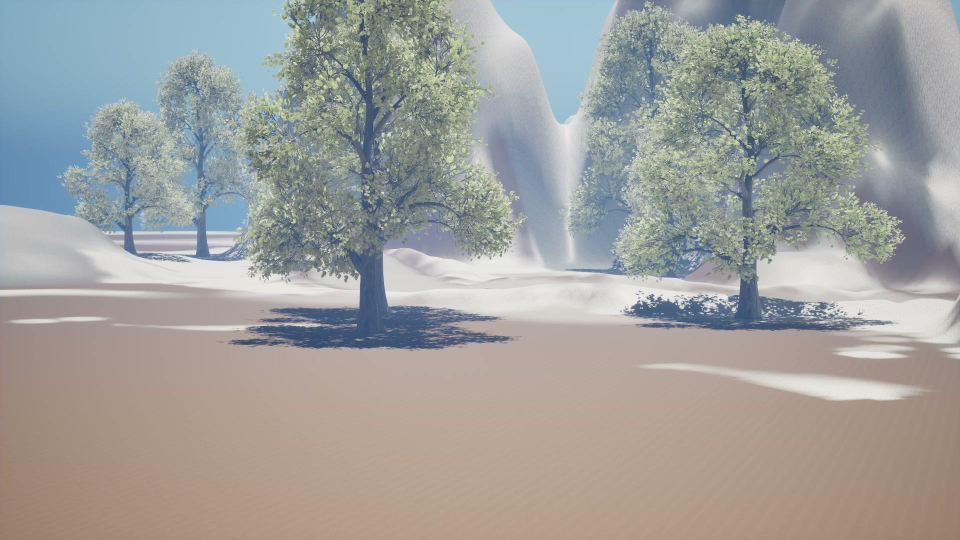
#> input picture dataset/peleng.v3i.yolov8/valid/images/cam0_bg_00003_jpg.rf.0844f9617f2d778ff42ecb33260c7aab.jpg, 1920 x 1080 px (shown at 1/2 size)
$ python -i silhouette.py   (imports and definitions only)   (older library calls are emulated)
#> lines starting #> are read from the running program, lines starting #| are printed output that depends on the picture; after the words box and inside, x2 and y2 are one past the last pixel; in counts of white or black regions, pixels touching at a corner belong together
"""
Multi-View Silhouette & Skyline/Horizon Crest Detection.

Extracts the skyline crest curve v_crest(u) and binary sky/terrain mask
from static camera frames using vertical luminance gradients and Canny edge filtering
(zero color rules, strictly invariant to atmospheric lighting/coloring).
"""

from typing import Dict, List, Optional, Tuple
import os
import shutil
import subprocess
import numpy as np
import cv2
from scipy.ndimage import median_filter, gaussian_filter1d


# [73 lines left out: functions generate_procedural_frame, extract_video_frame, not called in this run]


def detect_skyline_crest(
    image: np.ndarray,
    canny_thresh_low: float = 30.0,
    canny_thresh_high: float = 90.0,
    min_grad_y: float = 8.0,
    smooth_sigma: float = 15.0,
) -> np.ndarray:
    """
    Detects the horizon / mountain skyline crest v_crest(u) for each column u in [0, W-1].

    Strictly follows zero color rules:
    - Operates purely on luminance, vertical gradients (Sobel dI/dy), and Canny edge filtering.
    - Robust against clouds, lighting shifts, and high-frequency terrain noise.

    Returns:
        v_crest: np.ndarray of shape (W,), dtype np.float32, where for each column u,
                 pixels with row v < v_crest[u] are sky, and v >= v_crest[u] are terrain.
    """
#> called with canny_thresh_low = 30, canny_thresh_high = 90, min_grad_y = 8, smooth_sigma = 15
    if image is None or image.size == 0:
        return np.full(1920, 360.0, dtype=np.float32)

    # Convert to grayscale luminance
    if image.ndim == 3:
        if image.shape[2] == 3:
            gray = cv2.cvtColor(image, cv2.COLOR_RGB2GRAY)
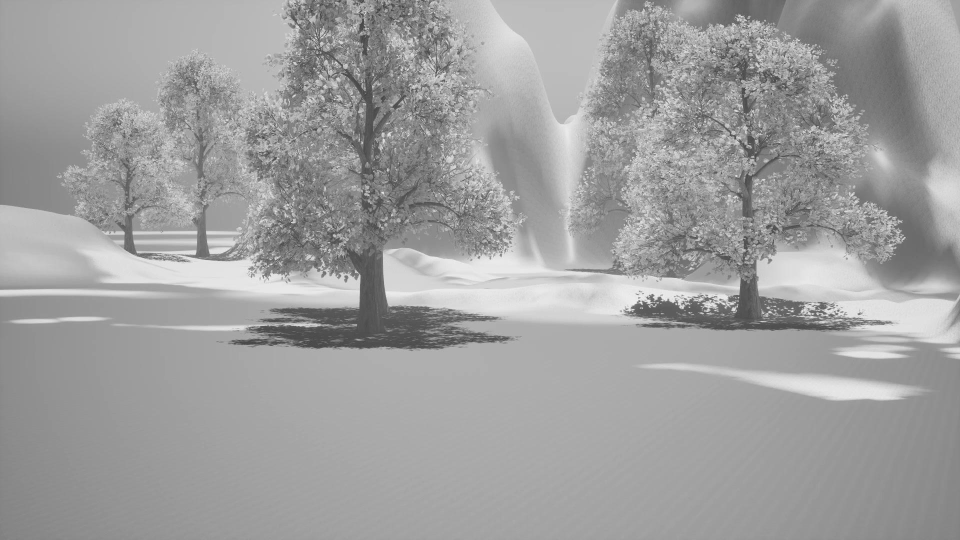
#> gray: shape (1080, 1920) (shown at 1/2 size); min 49, max 253, mean 158.7
        elif image.shape[2] == 4:
            gray = cv2.cvtColor(image, cv2.COLOR_RGBA2GRAY)
        else:
            gray = image[:, :, 0]
    else:
        gray = image.copy()

    height, width = gray.shape
#> height = 1080; width = 1920

    # 1. Mild Gaussian smoothing to suppress sensor grain while retaining ridge contours
    blurred = cv2.GaussianBlur(gray, (5, 5), 0)

    # 2. Vertical luminance gradient Sobel dI/dy (magnitude)
    grad_y = np.abs(cv2.Sobel(blurred, cv2.CV_32F, 0, 1, ksize=3))
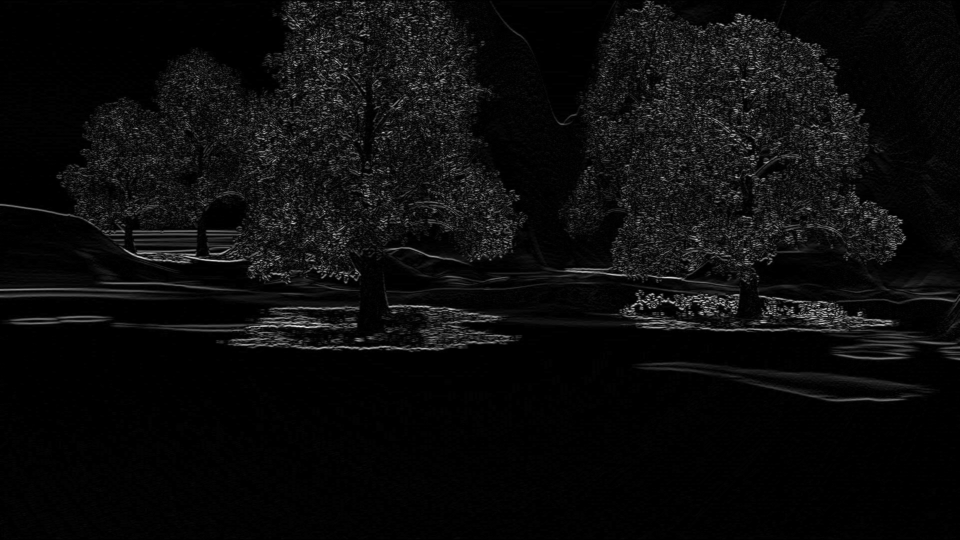
#> grad_y: shape (1080, 1920) float32 (shown at 1/2 size); min 0, max 312, mean 14.8; drawn with min black and max white

    # 3. Canny edge detector
    canny = cv2.Canny(blurred, int(canny_thresh_low), int(canny_thresh_high))
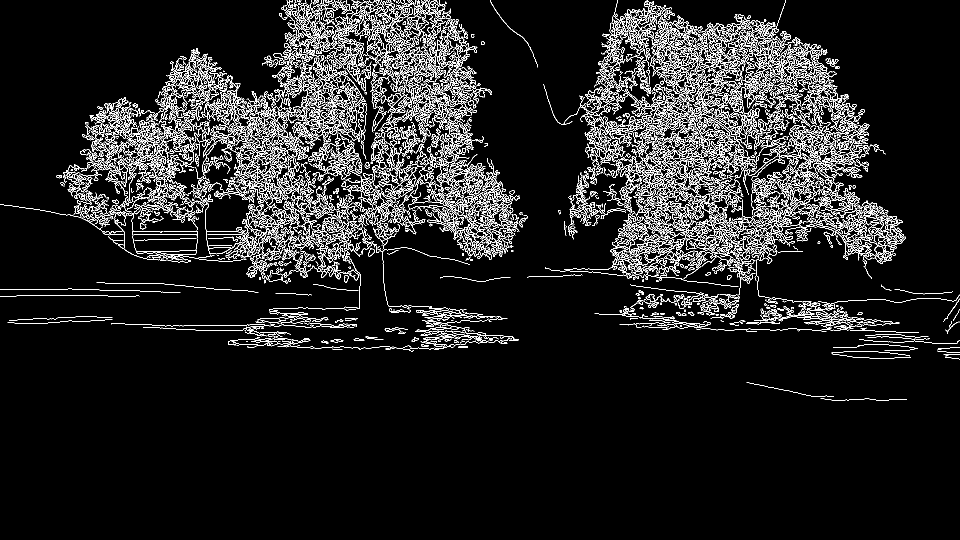
#> canny: shape (1080, 1920) (shown at 1/2 size); 8.3% white in thin lines or dots, all inside (x1, y1, x2, y2) = (0, 0, 1920, 801)

    # 4. Joint edge and gradient response
    # Exclude top boundary artifacts (e.g. letterbox, banner, or sensor border rows)
    ignore_top_rows = min(15, height // 20)
#> ignore_top_rows = 15
    has_edge = (canny > 0) & (grad_y >= min_grad_y)
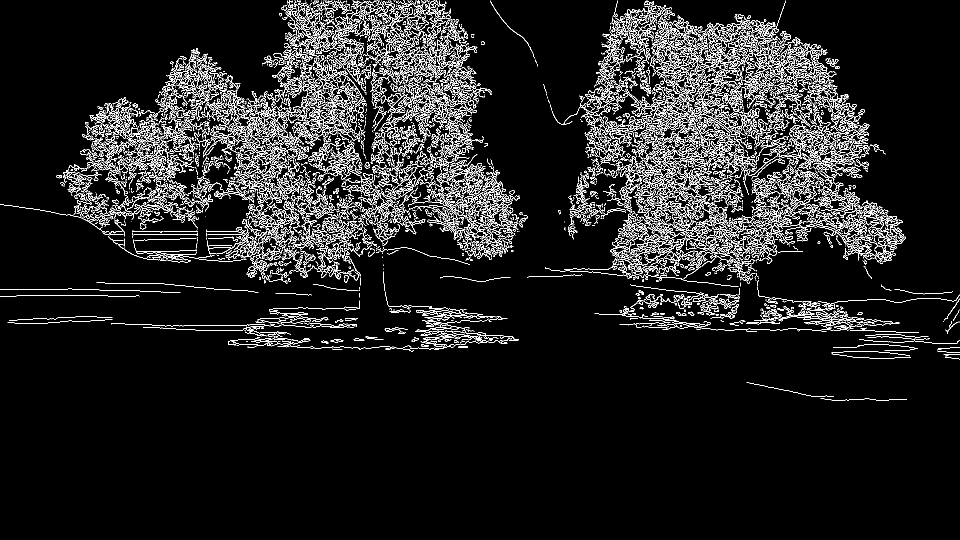
#> has_edge: shape (1080, 1920) bool (shown at 1/2 size); 8% white in thin lines or dots, all inside (x1, y1, x2, y2) = (0, 1, 1920, 801)
    has_edge[:ignore_top_rows, :] = False
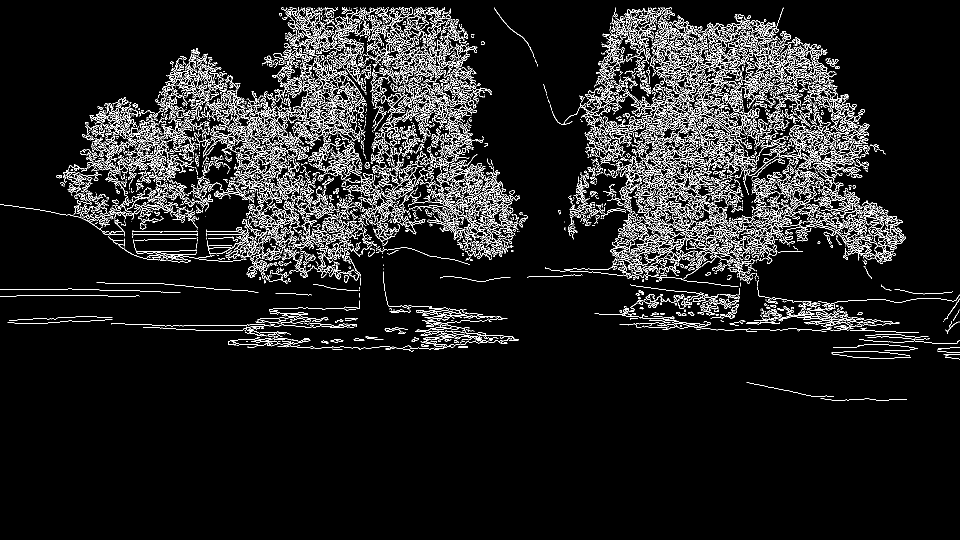
#> has_edge: shape (1080, 1920) bool (shown at 1/2 size); 7.9% white in thin lines or dots, all inside (x1, y1, x2, y2) = (0, 15, 1920, 801)

    # 5. For each column u, find first significant edge encountered from the top
    any_edge = np.any(has_edge, axis=0)
    first_idx = np.argmax(has_edge, axis=0)
#> first_idx = 1920 values, max 602 at index 1905, min 15 at index 563, mean 161.6

    # Default fallback for columns with no clear edge: 1/3 height
    fallback_v = float(height) / 3.0
#> fallback_v = 360
    if np.any(any_edge):
        fallback_v = float(np.median(first_idx[any_edge]))
#> fallback_v = 107

    raw_crest = np.where(any_edge, first_idx.astype(np.float32), fallback_v)
#> raw_crest has the same summary as first_idx

    # 6. Outlier rejection: 1D Median filtering across columns
    filter_size = max(5, int(width // 40) | 1)  # Ensure odd window size (e.g. 51 for W=1920)
#> filter_size = 49
    med_filtered = median_filter(raw_crest, size=filter_size)
#> med_filtered = 1920 values, max 591 at index 1909, min 16 at index 593, mean 159.1

    # 7. Gaussian 1D smoothing along horizontal axis for continuous horizon curve
    if smooth_sigma > 0:
        v_crest = gaussian_filter1d(med_filtered, sigma=smooth_sigma)
#> v_crest = 1920 values, max 589.2 at index 1919, min 16.44 at index 639, mean 159.1
    else:
        v_crest = med_filtered

    # Ensure crest stays strictly within image bounds [0, height - 1]
    v_crest = np.clip(v_crest, 0.0, float(height - 1)).astype(np.float32)
    return v_crest


# [66 lines left out: functions create_sky_mask, extract_all_camera_silhouettes, not called in this run]

>>> import cv2
>>> picture = cv2.cvtColor(cv2.imread('../../../dataset/peleng.v3i.yolov8/valid/images/cam0_bg_00003_jpg.rf.0844f9617f2d778ff42ecb33260c7aab.jpg'), cv2.COLOR_BGR2RGB)
>>> result = detect_skyline_crest(picture)
#> result has the same summary as v_crest in detect_skyline_crest

$ run again, on dataset/peleng.v3i.yolov8/valid/images/cam1_f00003_jpg.rf.497fb4e1d3e9568b253304cf42a73f07.jpg
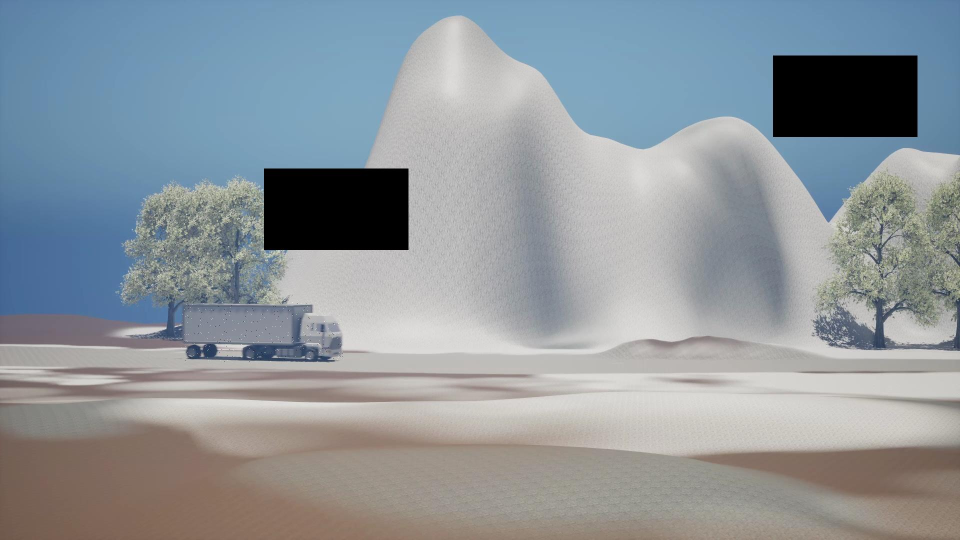
#> input picture dataset/peleng.v3i.yolov8/valid/images/cam1_f00003_jpg.rf.497fb4e1d3e9568b253304cf42a73f07.jpg, 1920 x 1080 px (shown at 1/2 size)
#> in detect_skyline_crest, `canny = cv2.Canny(blurred, int(canny_thresh_low), int(canny_thresh_hig..`:
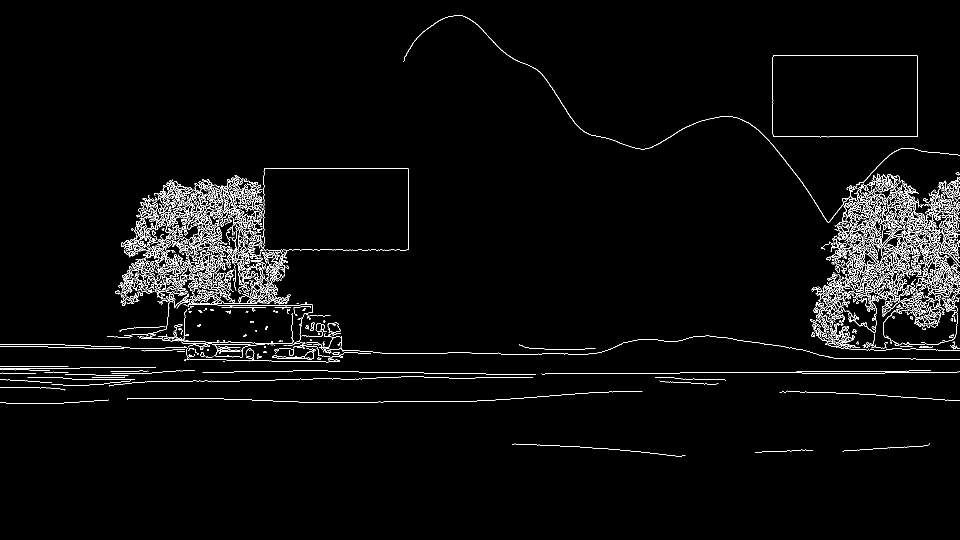
#> canny: shape (1080, 1920) (shown at 1/2 size); 2.9% white in thin lines or dots, all inside (x1, y1, x2, y2) = (0, 30, 1920, 913)
#> in detect_skyline_crest, `has_edge = (canny > 0) & (grad_y >= min_grad_y)`:
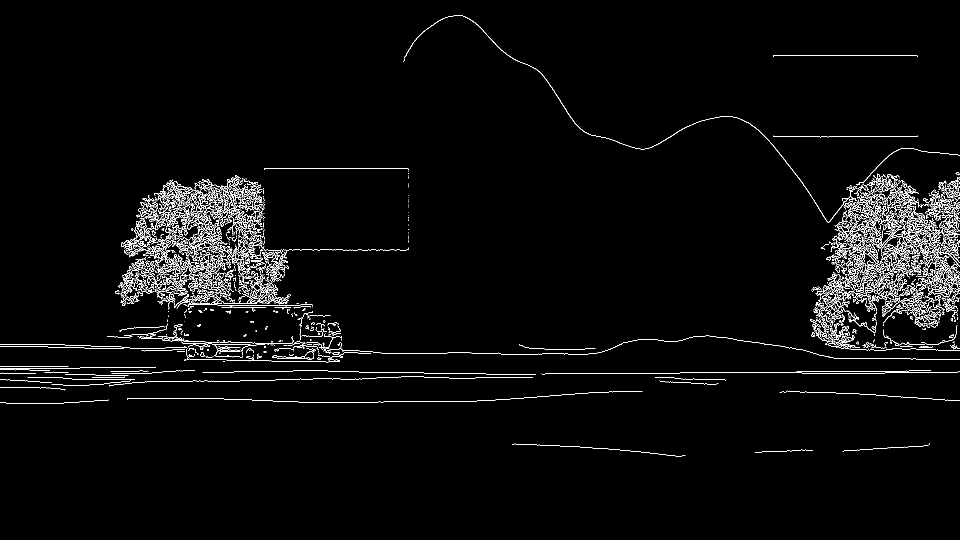
#> has_edge: shape (1080, 1920) bool (shown at 1/2 size); 2.7% white in thin lines or dots, all inside (x1, y1, x2, y2) = (0, 30, 1920, 913)
#> first_idx = 1920 values, max 692 at index 182, min 30 at index 919, mean 294.6
#> in detect_skyline_crest, `fallback_v = float(np.median(first_idx[any_edge]))`: fallback_v = 288
#> raw_crest has the same summary as first_idx
#> med_filtered = 1920 values, max 692 at index 182, min 32 at index 902, mean 294.3
#> v_crest = 1920 values, max 691.2 at index 176, min 33.33 at index 912, mean 294.3
#> result has the same summary as v_crest in detect_skyline_crest
